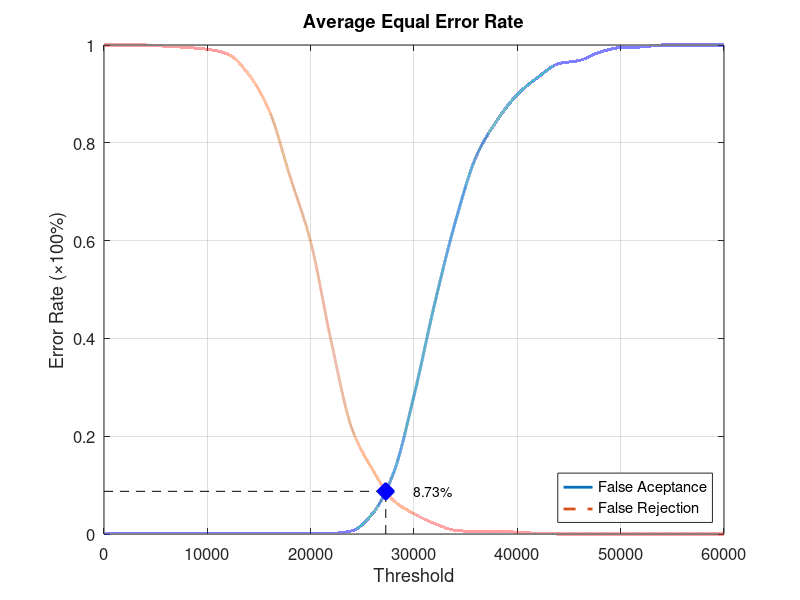
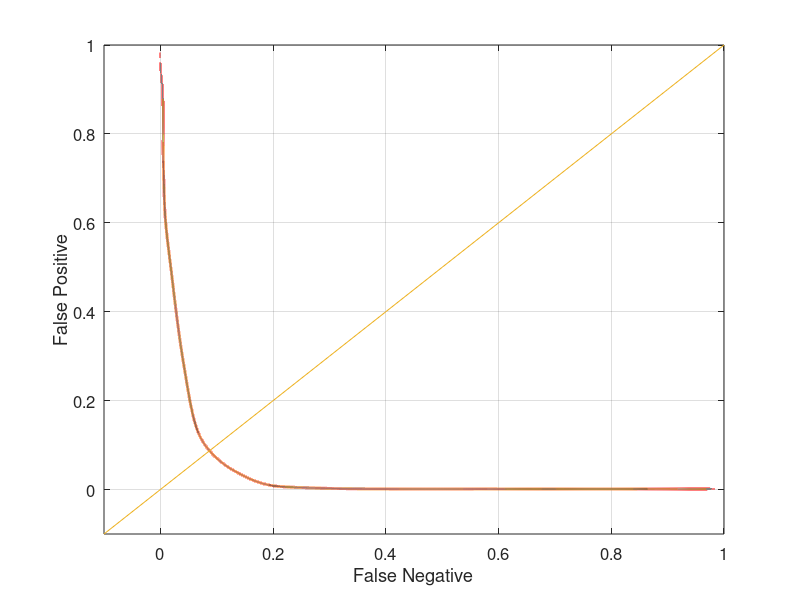

The MATLAB source for these figures, in order:
function yEER = Experiment3Average
close all;
clear;
clc;
x = 0:2000:60000;
xq = 0:0.5:60000;

y0 = [0 0.00131579 0.00131579 0.00131579 0.00131579 0.00131579 0.00131579 0.00131579 0.00131579 0.00131579 0.00131579 0.00131579 0.00657895 0.0421053 0.123684 0.282895 0.471053 0.638158 0.771053 0.844737 0.898684 0.934211 0.961842 0.968421 0.985526 0.994737 0.996053 1 1 1 1];
yy0 = interp1(x, y0, xq, 'pchip');
y1 = [1 1 1 0.9975 0.995 0.99125 0.98125 0.94 0.865 0.73125 0.5975 0.3925 0.215 0.13125 0.06875 0.04125 0.02125 0.0075 0.005 0.005 0.00375 0.00125 0 0 0 0 0 0 0 0 0];
yy1 = interp1(x, y1, xq, 'pchip');

% Calculating EER: 
y2 = abs(y0 - y1);
find(y2 == min(y2))
yy2 = abs(yy0 - yy1);
xEER = find(yy2 == min(yy2));
xEERIndex = xq(xEER) % X-axis EER
yEER = yy0(xEER) % Y-axis EER

main = figure
plot(xq, yy0,'-','LineWidth', 2);	hold on
plot(xq, yy1,'--','LineWidth', 2);	hold on
plot([xEERIndex xEERIndex], [0 yEER], 'k--');	hold on
plot([0 xEERIndex], [yEER yEER], 'k--');	hold on
plot(xEERIndex, yEER, 'bx', 'LineWidth', 10);	hold on
text(xEERIndex + 10 * xEERIndex / 100, yEER, [num2str(round((10000 * yEER)) / 100) '%'])
legend('False Aceptance', 'False Rejection', 'Location', 'SouthEast')
xlabel('Threshold')
ylabel('Error Rate (\times100%)')
title('Average Equal Error Rate')
set(gca, 'FontSize', 12)
axis([0 60000 0 1])
grid on

print(main, 'Experiment3AverageMain', '-dpng');
FNRxFPR = figure('Color', [1 1 1]);
plot(yy1, yy0, '-', yy1, yy0, 'LineWidth', 2);
hold on
y = -0.1:0.1:1
plot(y, y); 
set(gca, 'FontSize', 12)
xlabel('False Negative')
ylabel('False Positive')
axis([-0.1 1 -0.1 1])
set(gca, 'FontSize', 12)
grid on

print(FNRxFPR, 'Experiment3AverageFNRxFPR','-dpng');
end
